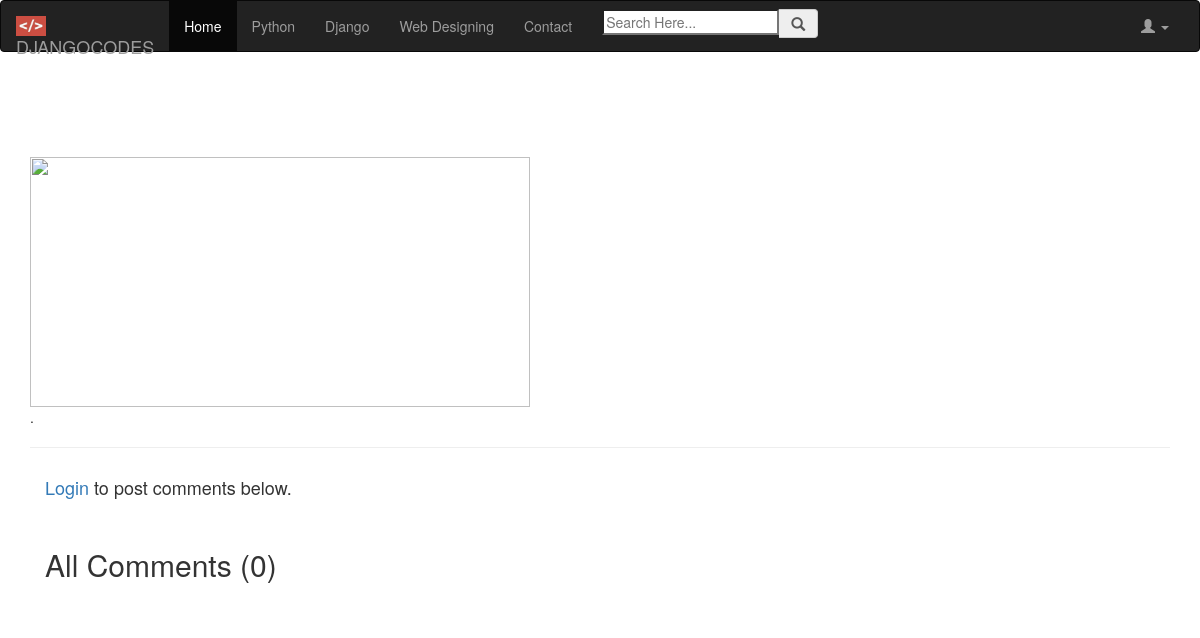
/blogs_comments/did-she-noticed-you/, run on an earlier commit of the app's database.
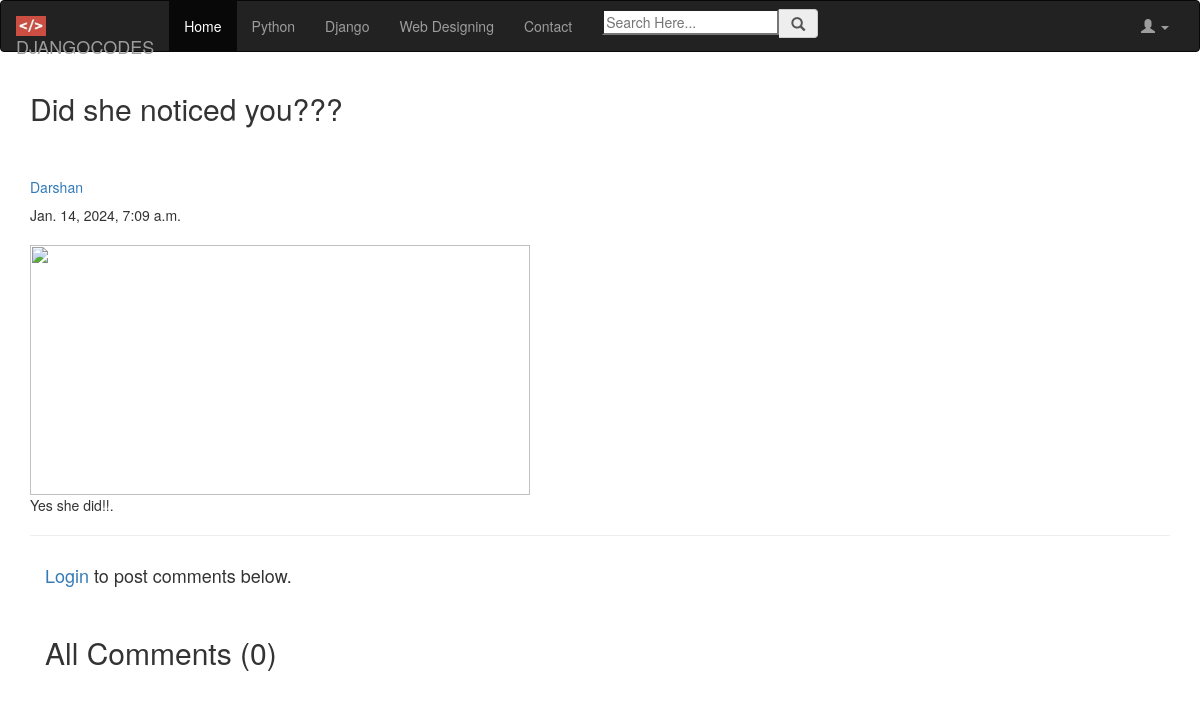
And on a later commit of the database.
### codeapp/models.py (models this page shows, shortened)
class BlogPost(models.Model):
    title=models.CharField(max_length=200)
    author=models.ForeignKey(User,on_delete=models.CASCADE)
    tag=models.CharField(
        max_length=20,
        choices=TAG_CHOICES,
        default='General')
    content=models.TextField()
    slug=models.SlugField(unique=True)
    image=models.ImageField(upload_to='profile_pics',blank=True,null=True)
    datetime=models.DateTimeField(auto_now_add=True)
    likes=models.IntegerField(default=0)
    class   Meta:
        ordering    =   ['-datetime']

### codeapp/views.py (the view)
# urls.py: path('blogs_comments/<str:slug>/',views.blogs_comments,name='blogs_comments'),
def blogs_comments(request, slug):
    post = BlogPost.objects.filter(slug=slug).first()
    comments = Comment.objects.filter(blog=post)
    if request.method == 'POST':
        user = request.user
        content = request.POST.get('content', '')
        comment = Comment(user=user, content=content, blog=post)
        comment.save()
    return render(request, 'codeapp/blog_comments.html', {'comments': comments, 'post': post})

### codeapp/templates/codeapp/blog_comments.html (shortened to what this page needs)
{% extends 'codeapp/base.html' %}
{% block content %}
{% load humanize %}
<div class="container w-75 my-4">
    <h2 class="blog-post-title">{{post.title}}</h2>
    <br>
    <div class="media">
        <div class="media-body">
            <h5 class="mt-0"><a href="/user_profile/{{post.author.id}}/">{{post.author}}
                </a></h5>
            {{post.datetime}}
        </div>
    </div>
    <br>
    <img src="/media/{{post.image}}" alt="" height="250px" width="500px">
    <br>
    <p>{{post.content}}.</p>
    <hr>
    {% if user.is_authenticated %}
    <div class="container">
        <h2>Add Comments Here</h2>
        <form action="/blog/{{post.slug}}/" method="POST"> {% csrf_token %}
            <div class="form-floating">
                <textarea class="form-control" placeholder="Leave a comment here" id="floatingTextarea2"
                    style="height: 100px" id="content" name="content"></textarea>
                <label for="floatingTextarea2">Leave a comment here.</label>
                <br>
                <button type="submit" class="btn btn-primary">Comment</button>
            </div>
        </form>
        {% else %}
        <div class="container">
            <h4><a href="/login/">Login</a> to post comments below.</h4>
            {% endif %}
            <br>
            <h2>All Comments ({{comments.count}})</h2>
            <br>
        </div>
    </div>
    {% endblock content %}

What changed in the data, as far as the page shows it:
added BlogPost: title "Did she noticed you???", author "Darshan", datetime "Jan. 14, 2024, 7:09 a.m.", content "Yes she did!!"
